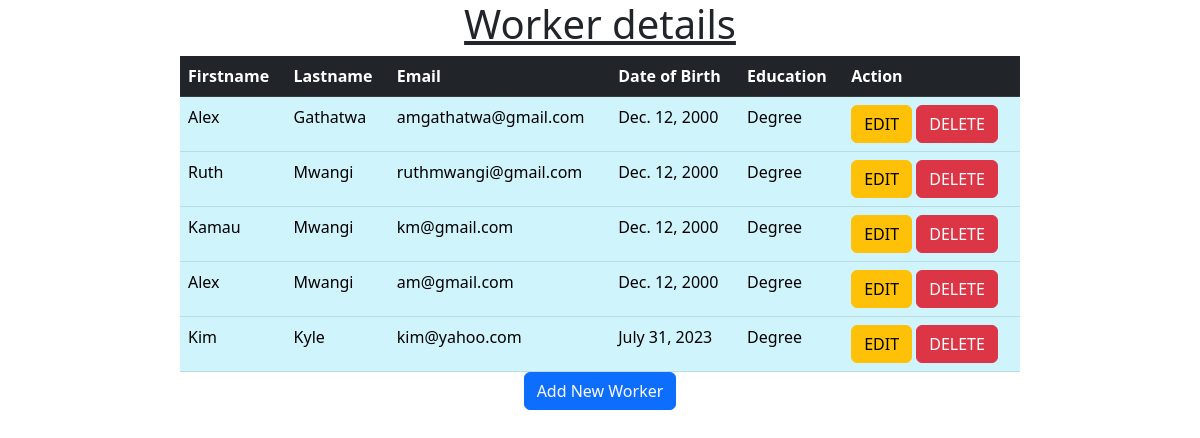
The page /show on the database as committed earlier.
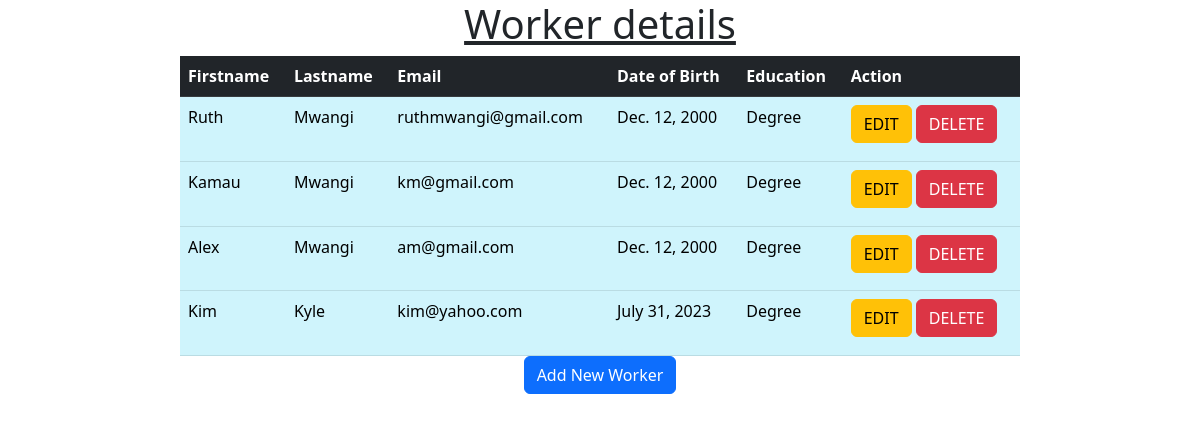
The same page on the database as committed later.
### Database/models.py (models this page shows)
class Worker(models.Model):
    firstname = models.CharField(max_length=200)
    lastname = models.CharField(max_length=200)
    email = models.EmailField()
    dob = models.DateField()
    education = models.CharField(max_length=200)
    class Meta:
        db_table = "worker"

### Database/views.py (the view)
# urls.py: path('show', views.show),
def show(request):
    workers=Worker.objects.all()
    return render(request,'show.html',{'workers':workers})

### templates/show.html (shortened to what this page needs)
<!DOCTYPE html>
<html lang="en">
<head>
    {% load static %}
    <link rel="stylesheet" href="{% static 'css/bootstrap.min.css' %}">
</head>
<body>
<h1 style="text-align: center; text-decoration: underline">Worker details</h1>
<table class="table table-info" style="height: 300px; width: 70%; margin: 0 auto">
    <thead class="table-dark">
    <tr>
        <th>Firstname</th>
        <th>Lastname</th>
        <th>Email</th>
        <th>Date of Birth</th>
        <th>Education</th>
        <th>Action</th>
    </tr>
    </thead>
    <tbody>
    {% for worker in workers %}
    <tr>
        <td>{{ worker.firstname }}</td>
        <td>{{ worker.lastname }}</td>
        <td>{{ worker.email }}</td>
        <td>{{ worker.dob }}</td>
        <td>{{ worker.education }}</td>
        <td>
            <a href="edit/{{ worker.id }}" class="btn btn-warning" >EDIT</a>
            <a href="delete/{{ worker.id }}" class="btn btn-danger">DELETE</a>
        </td>
    </tr>
    {% endfor %}
    </tbody>
</table>
<center><a href="/index" class="btn btn-primary">Add New Worker</a></center>
</body>
</html>

Rows that differ between the two databases and show on the page:
removed Worker: firstname "Alex", lastname "Gathatwa", email "amgathatwa@gmail.com", dob "Dec. 12, 2000", education "Degree"
